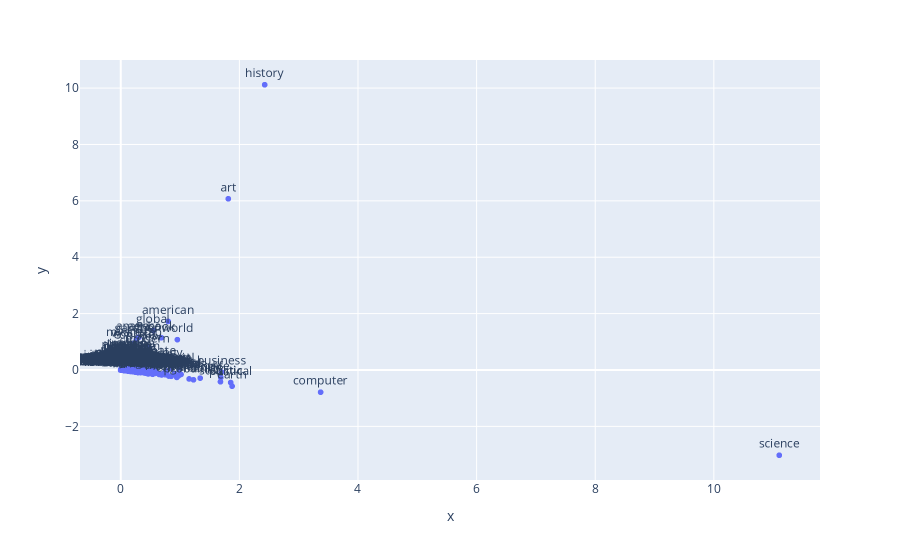

Notebook source saved alongside this figure:
### Code cell
fig = px.scatter(x=Z[:,0], y=Z[:,1], text=index_word_map, size_max=60)
fig.update_traces(textposition='top center')
fig.show()

### Figure 1 — Plotly figure (JSON) as saved in the notebook; plotly's stock layout.template omitted (floating-point values rounded to 4 significant figures; data arrays with more than 128 entries replaced by an {"elided": "..."} marker saying what was removed)
{"data": [{"hovertemplate": "x=%{x}<br>y=%{y}<br>text=%{text}<extra></extra>", "legendgroup": "", "marker": {"color": "#636efa", "symbol": "circle"}, "mode": "markers+text", "name": "", "showlegend": false, "text": {"elided": "2131 str values"}, "textposition": "top center", "type": "scattergl", "x": {"elided": "2131 float values"}, "xaxis": "x", "y": {"elided": "2131 float values"}, "yaxis": "y"}], "layout": {"legend": {"tracegroupgap": 0}, "margin": {"t": 60}, "xaxis": {"anchor": "y", "domain": [0, 1], "title": {"text": "x"}}, "yaxis": {"anchor": "x", "domain": [0, 1], "title": {"text": "y"}}}}
